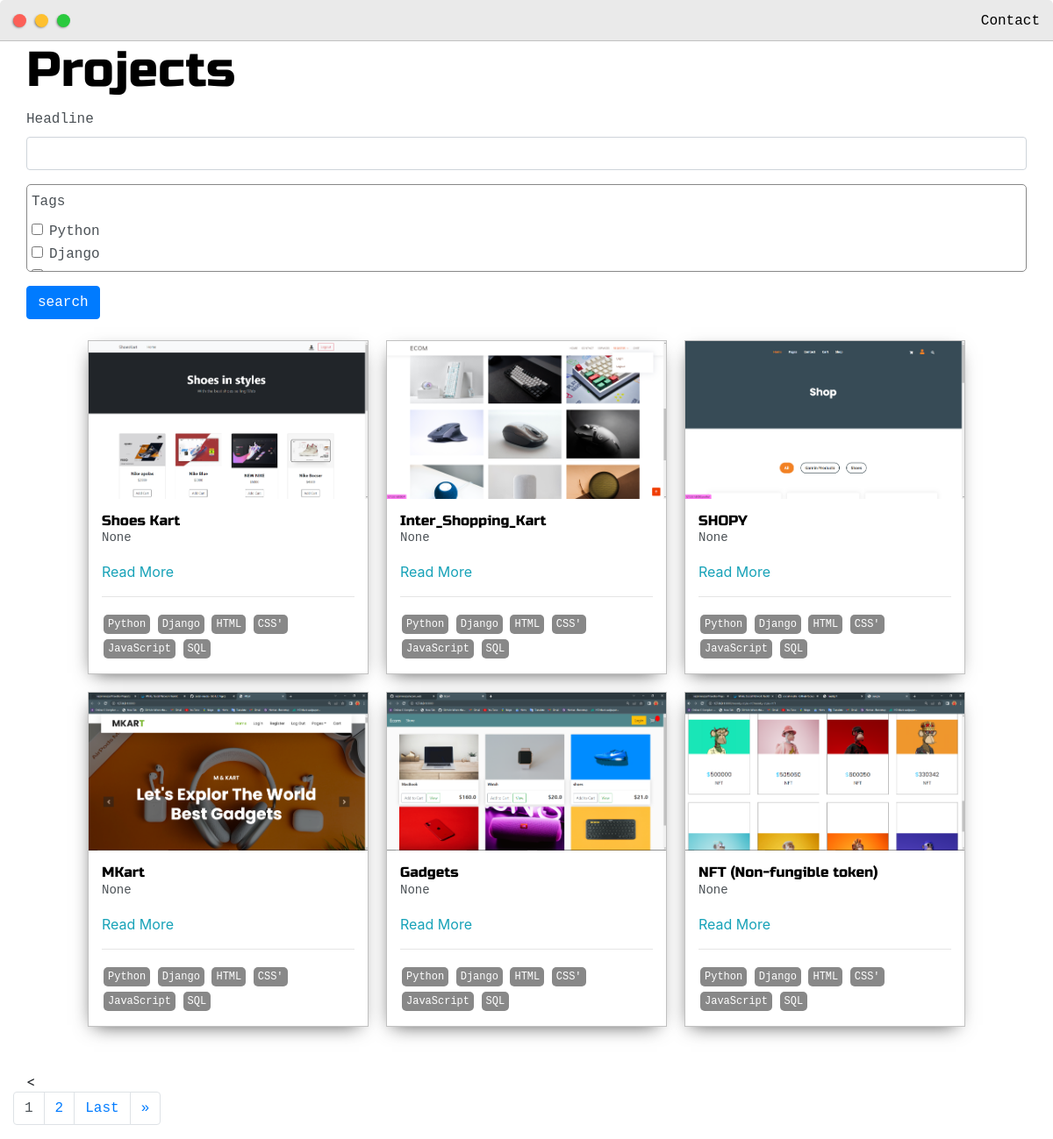
The page /posts on the database its author committed.
### core/models.py (models this page shows, shortened)
class Post(models.Model):
	headline = models.CharField(max_length=200)
	sub_headline = models.CharField(max_length=200, null=True, blank=True)
	thumbnail = models.ImageField(null=True, blank=True, upload_to="images", default="/images/placeholder.png")
	body = RichTextUploadingField(null=True, blank=True)
	created = models.DateTimeField(auto_now_add=True)
	active = models.BooleanField(default=False)
	featured = models.BooleanField(default=False)
	tags = models.ManyToManyField(Tag, null=True, blank=True)
	slug = models.SlugField(null=True, blank=True)

class Tag(models.Model):
    name=models.CharField(max_length=200)
    def __str__(self):
        return self.name

### core/views.py (the view)
# urls.py: path('posts',views.posts,name='posts'),
def posts(request):
	posts = Post.objects.filter(active=True)
	myFilter = PostFilter(request.GET, queryset=posts)
	posts = myFilter.qs
	page = request.GET.get('page')
	paginator = Paginator(posts, 6)
	try:
		posts = paginator.page(page)
	except PageNotAnInteger:
		posts = paginator.page(1)
	except EmptyPage:
		posts = paginator.page(paginator.num_pages)
	context = {'posts':posts, 'myFilter':myFilter}
	return render(request, 'posts.html', context)

### templates/posts.html (shortened to what this page needs)
{% extends 'base.html' %}
{% load static %}
{% load crispy_forms_tags %}
{% block content %}
{% load static %}
<div class="main-container">
	<h1>Projects</h1>
	<form id="searchForm" method="GET">
		{{myFilter.form|crispy}}
		<input class="btn btn-primary" type="submit" value="search">
	</form>
	<br>
	<div class="post-wrapper">
		{% for post in posts %}
		<div>
			<div class="post">
				<img class="thumbnail" src="{{post.thumbnail.url}}">
				<div class="post-preview">
					<h6 class="post-title">{{post.headline}}</h6>
					<p class="post-intro">{{post.sub_headline}}</p>
					<a href="{% url 'post' post.slug %}">Read More</a>
					<hr>
					{% for tag in post.tags.all %}
						<span class="tag">{{tag}}</span>
					{% endfor %}
				</div>
			</div>
		</div>
		{% empty %}
			<h3>No posts found...</h3>
		{% endfor %}
	</div>
	< <div class="row">
		{% if posts.has_other_pages %}
			<ul class="pagination">
				{% for i in posts.paginator.page_range %}
					{% if posts.number == i %}
						<li class="page-item"><a class="active page-link">{{i}}</a></li>
					{% else %}
						<li class="page-item"><a data-page="{{i}}" href="?page={{i}}" class="page-link">{{i}}</a></li>
					{% endif %}
				{% endfor %}
				{% if posts.has_next %}
					<li class="page-item"><a data-page="{{posts.paginator.num_pages}}" href="?page={{posts.paginator.num_pages}}" class="page-link">Last</a></li>
					<li class="page-item"><a data-page="{{posts.next_page_number}}" href="?page={{posts.next_page_number}}" class="page-link">&raquo</a></li>
				{% endif %}
			</ul>
		{% endif %}
	</div>
</div>
{% endblock %}

### templates/base.html (shortened to what this page needs)
{% load static %}
<!DOCTYPE html>
<html>
    <head>
        <link rel="stylesheet" href="https://maxcdn.bootstrapcdn.com/bootstrap/4.0.0/css/bootstrap.min.css">
        <link rel="stylesheet" type="text/css" href="{% static 'css/default.css' %}">
    </head>
    <body>
        {% include 'navbar.html' %}
        {% block content %}{% endblock %}
    </body>
</html>

### templates/navbar.html (shortened to what this page needs)
{% load static %}
<div class="nav-wrapper">
	<a href="{% url 'home' %}">
		<div class="dots-wrapper">
			<div id="dot-1" class="browser-dot"></div>
			<div id="dot-2" class="browser-dot"></div>
			<div id="dot-3" class="browser-dot"></div>
		</div>
	</a>
    <ul id="navigation">
		<li><a href="{% url 'home' %}#contact">Contact</a></li>
	</ul>
</div>

### static/css/default.css (style rules this page uses)
:root { --mainColor:#eaeaea; --secondaryColor:#fff; --borderColor:#c1c1c1; --mainText:black; --secondaryText:#4b5156; --themeDotBorder:#24292e; --previewBg:rgb(251, 249, 243, 0.8); --previewShadow:#f0ead6; --buttonColor:black; }
html, body { padding: 0; margin: 0; scroll-behavior: smooth; }
body * { transition: 0.3s; }
h1, h2, h3, h4, h5, h6, strong { color: var(--mainText); font-family: 'Russo One', sans-serif; font-weight: 500; }
p, li, span, label, input, textarea { color: var(--secondaryText); font-family: 'Roboto Mono', monospace; }
a { text-decoration: none; color:#17a2b8; }
ul { list-style: none; }
h1 { font-size: 56px; }
h6 { font-size: 16px; }
.main-container { width: 1200px; margin: 0 auto; }
.nav-wrapper { border-radius:5px 5px 0 0; grid-area:nav-wrapper; border-bottom: 1px solid var(--borderColor); display: flex; justify-content: space-between; align-items: center; background-color: var(--mainColor); }
#navigation a { color:var(--mainText); }
#navigation { margin:0; padding: 10px; }
#navigation li { display: inline-block; margin-right: 5px; margin-left:5px; }
.dots-wrapper { display: flex; padding: 10px; }
#dot-1 { background-color: #FC6058; }
#dot-2 { background-color: #FEC02F; }
#dot-3 { background-color: #2ACA3E; }
.browser-dot { background-color: black; height: 15px; width: 15px; border-radius: 50%; margin: 5px; -webkit-box-shadow: -1px 1px 3px -1px rgba(0,0,0,0.75); -moz-box-shadow: -1px 1px 3px -1px rgba(0,0,0,0.75); box-shadow: -1px 1px 3px -1px rgba(0,0,0,0.75); }
.post-wrapper { display: grid; grid-template-columns: repeat(auto-fit, 320px); gap:20px; justify-content: center; padding-bottom: 50px; }
.post { border:1px solid var(--borderColor); -webkit-box-shadow: -2px 7px 21px -9px rgba(0,0,0,0.75); -moz-box-shadow: -2px 7px 21px -9px rgba(0,0,0,0.75); box-shadow: -2px 7px 21px -9px rgba(0,0,0,0.75); }
.thumbnail { display: block; width: 100%; height:180px; object-fit: cover; }
.post-preview { background-color: #fff; padding:15px; }
.post-title { color:black; margin: 0; }
.post-intro { color:#4b5156; font-size: 14px; }
.tag { display:inline-block; color:#fff; background-color: #888; border-radius: 5px; margin: 2px; padding: 2px 5px; font-size: 12px; }
@media screen and (max-width: 1200px) { .main-container { width: 95%; } }

### templates/posts.html (style rules this page uses)
#div_id_tags, #id_tags { overflow-y: scroll; max-height: 100px; border-radius: 5px; padding: 5px; border:1px solid #888; }

### rows shown on the page
Post: thumbnail (picture), headline "Shoes Kart", sub_headline "None"
Tag: name "Python"
Tag: name "Django"
Tag: name "HTML"
Tag: name "CSS'"
Tag: name "JavaScript"
Tag: name "SQL"
Post: thumbnail (picture), headline "Inter_Shopping_Kart", sub_headline "None"
Post: thumbnail (picture), headline "SHOPY", sub_headline "None"
Post: thumbnail (picture), headline "MKart", sub_headline "None"
Post: thumbnail (picture), headline "Gadgets", sub_headline "None"
Post: thumbnail (picture), headline "NFT (Non-fungible token)", sub_headline "None"

### other values the page prints
{{ i }} "1"
{{ i }} "2"
